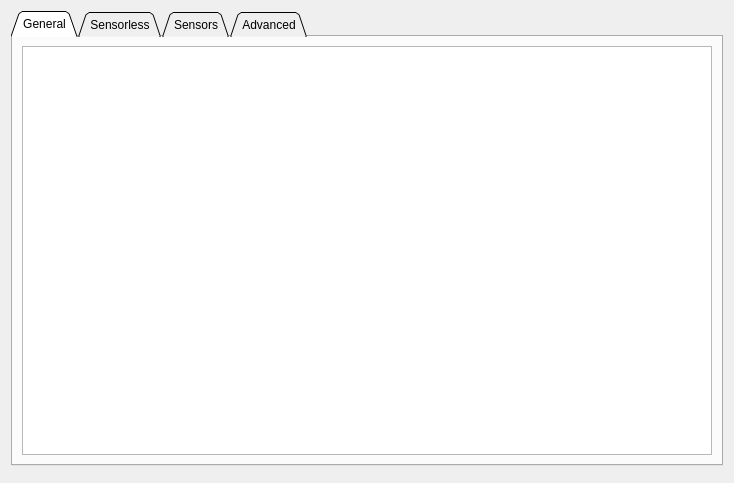
<?xml version="1.0" encoding="UTF-8"?>
<ui version="4.0">
 <class>PageBldc</class>
 <widget class="QWidget" name="PageBldc">
  <property name="geometry">
   <rect>
    <x>0</x>
    <y>0</y>
    <width>734</width>
    <height>483</height>
   </rect>
  </property>
  <property name="windowTitle">
   <string>Form</string>
  </property>
  <layout class="QVBoxLayout" name="verticalLayout" stretch="1,0">
   <item>
    <widget class="QTabWidget" name="tabWidget">
     <property name="tabShape">
      <enum>QTabWidget::Triangular</enum>
     </property>
     <property name="currentIndex">
      <number>0</number>
     </property>
     <widget class="QWidget" name="tab">
      <attribute name="title">
       <string>General</string>
      </attribute>
      <layout class="QVBoxLayout" name="verticalLayout_2">
       <item>
        <widget class="ParamTable" name="generalTab"/>
       </item>
      </layout>
     </widget>
     <widget class="QWidget" name="tab_2">
      <attribute name="title">
       <string>Sensorless</string>
      </attribute>
      <layout class="QVBoxLayout" name="verticalLayout_3">
       <item>
        <widget class="ParamTable" name="sensorlessTab"/>
       </item>
      </layout>
     </widget>
     <widget class="QWidget" name="tab_3">
      <attribute name="title">
       <string>Sensors</string>
      </attribute>
      <layout class="QVBoxLayout" name="verticalLayout_4">
       <item>
        <widget class="ParamTable" name="sensorTab"/>
       </item>
      </layout>
     </widget>
     <widget class="QWidget" name="tab_5">
      <attribute name="title">
       <string>Advanced</string>
      </attribute>
      <layout class="QVBoxLayout" name="verticalLayout_5">
       <item>
        <widget class="ParamTable" name="advancedTab"/>
       </item>
      </layout>
     </widget>
    </widget>
   </item>
   <item>
    <widget class="DetectBldc" name="detectBldc" native="true">
     <property name="sizePolicy">
      <sizepolicy hsizetype="Preferred" vsizetype="Fixed">
       <horstretch>0</horstretch>
       <verstretch>0</verstretch>
      </sizepolicy>
     </property>
    </widget>
   </item>
  </layout>
 </widget>
 <customwidgets>
  <customwidget>
   <class>ParamTable</class>
   <extends>QTableWidget</extends>
   <header>widgets/paramtable.h</header>
  </customwidget>
  <customwidget>
   <class>DetectBldc</class>
   <extends>QWidget</extends>
   <header>widgets/detectbldc.h</header>
   <container>1</container>
  </customwidget>
 </customwidgets>
 <resources/>
 <connections/>
</ui>
